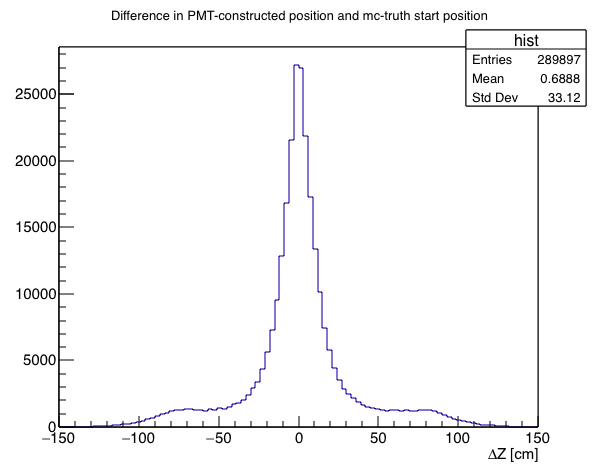

Python code for this plot:
import sys
import math
import ROOT

c = ROOT.TCanvas("c","", 600, 500)
ch = ROOT.TChain("match_tree")
ch.AddFile("ana_ophit.root")

hist = ROOT.TH1D("hist", "Difference in PMT-constructed position and mc-truth start position", 100, -150, 150)
hist.GetXaxis().SetTitle("#DeltaZ [cm]")

ctr = 0

while 1:
    
    ch.GetEntry(ctr)
    if ch.tpc_time > -1600:
        hist.Fill(ch.flash_z - ch.mc_start_z)
    
    print ctr 
    if ctr == ch.GetEntries():
        c.cd()
        hist.Draw()
        c.Update()
        break
    ctr += 1
hist.Draw()
c.Update()
c.SaveAs("initial_z_diff.png")
c.SaveAs("initial_z_diff.C")
print "Hit <ENTER> to exit"
sys.stdin.readline()
